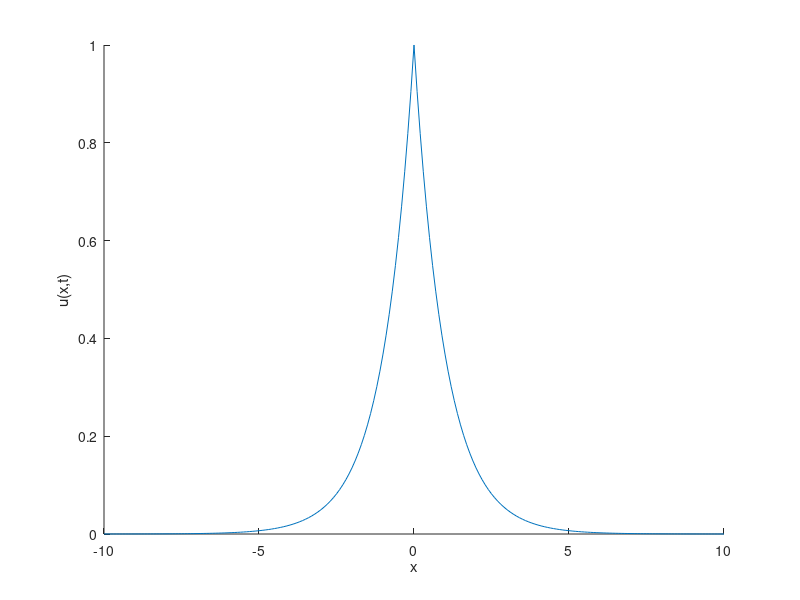

This chart was generated by the following MATLAB code: (Note: this script raises an error after producing the figure.)
x = -10:0.1:10;
figure
hold on
xlabel('x')
ylabel('u(x,t)')
legend_titles = {};
for c = [1 -0.5]
    for t = [0 1 2]
        plot(x,c*exp(-abs(x-c*t)))
        legend_titles{end+1}=strcat('c = ', string(c),', t = ', string(t));
    end
end
legend(legend_titles,'Location','northwest');